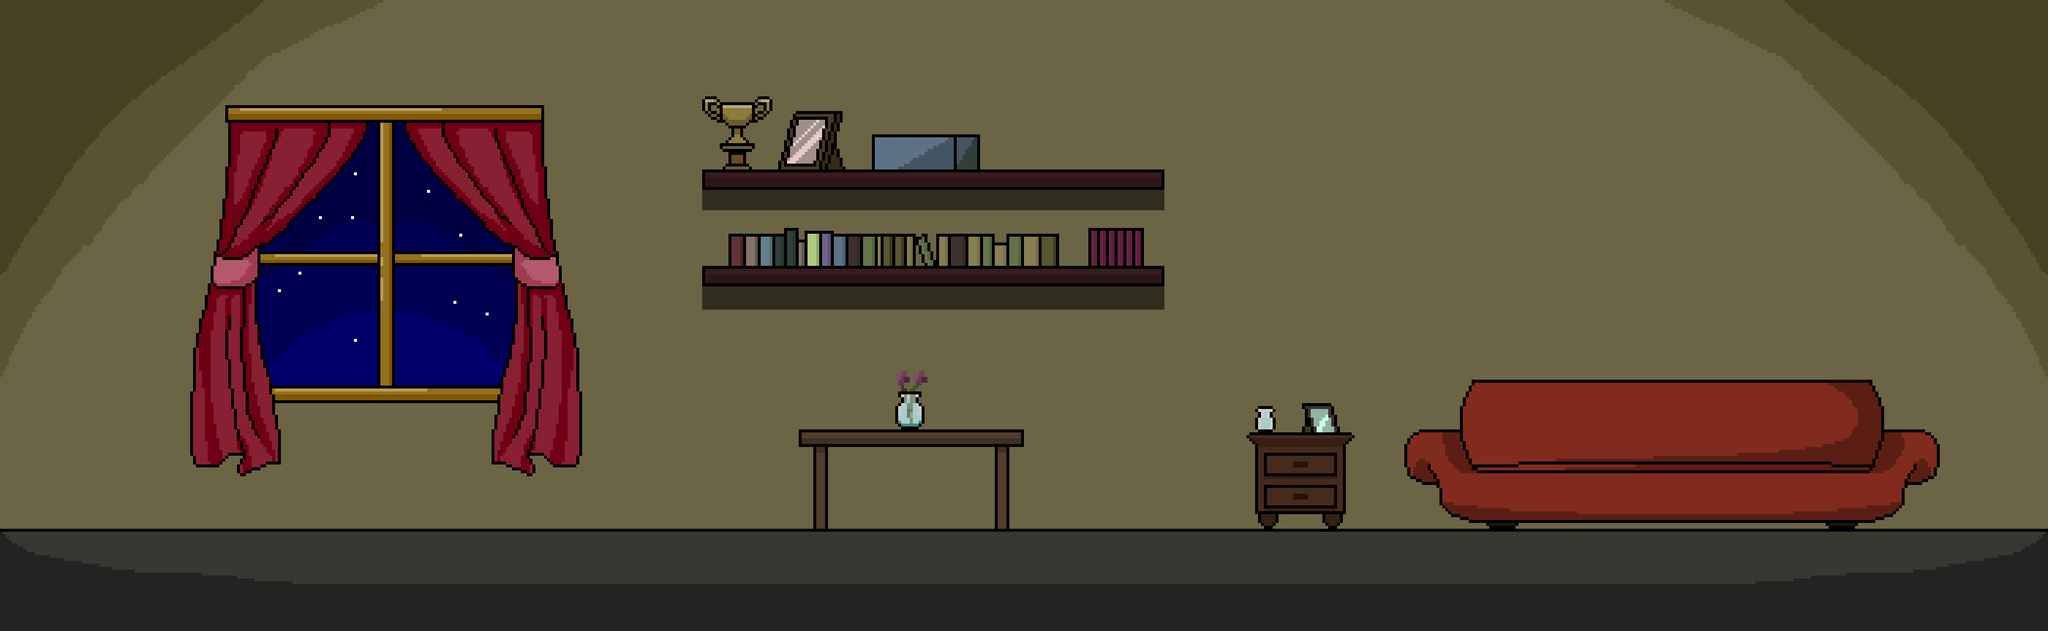

Below is a game level as drawn by its tile map, then a one-line description and the .tmx that defines it (tile-layer data replaced by summaries):
An orthogonal 25x30 tile map with 140x36 px tiles, 1 tile layer (Camada de Tiles 1).

<map version="1.4" tiledversion="1.4.3" orientation="orthogonal" renderorder="right-down" width="25" height="30" tilewidth="140" tileheight="36" infinite="0" nextlayerid="2" nextobjectid="1">
 <tileset firstgid="1" source="sala de descanso.tsx" />
 <layer id="1" name="Camada de Tiles 1" width="25" height="30">
  <data>[750 cells, 750 non-empty, 750 distinct tile ids]</data>
 </layer>
</map>
